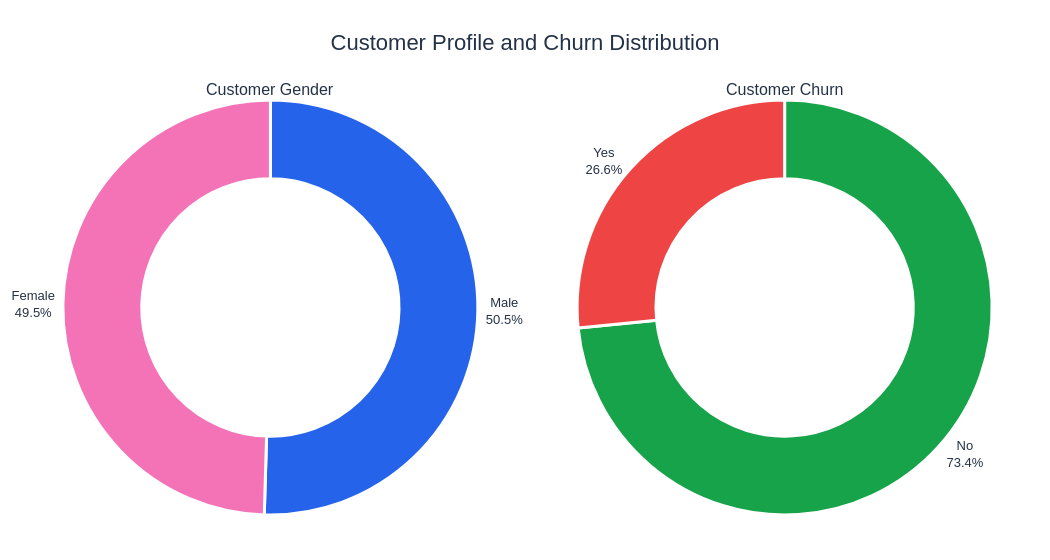

Source (notebook cell):
### Markdown cell above
## 2. Exploratory data analysis

Exploratory Data Analysis (EDA) is used to understand the customer population and identify patterns related to churn. The following charts summarize the distribution of gender and the target variable.

### Gender and churn composition

Two doughnut charts compare the distribution of customer gender and churn status. Hover over a segment to inspect its count and percentage.

### Code cell
g_labels = ['Male', 'Female']
c_labels = ['No', 'Yes']

fig = make_subplots(
    rows=1,
    cols=2,
    specs=[[{'type': 'domain'}, {'type': 'domain'}]],
    subplot_titles=("Customer Gender", "Customer Churn")
)
fig.add_trace(
    go.Pie(
        labels=g_labels,
        values=df['gender'].value_counts(),
        name="Gender",
        hole=0.62,
        marker=dict(colors=["#2563EB", "#F472B6"], line=dict(color="white", width=3)),
        textinfo="label+percent",
        textposition="outside",
        hovertemplate="<b>%{label}</b><br>Customers: %{value:,}<br>Share: %{percent}<extra></extra>"
    ),
    1, 1
)
fig.add_trace(
    go.Pie(
        labels=c_labels,
        values=df['Churn'].value_counts(),
        name="Churn",
        hole=0.62,
        marker=dict(colors=["#16A34A", "#EF4444"], line=dict(color="white", width=3)),
        textinfo="label+percent",
        textposition="outside",
        hovertemplate="<b>%{label}</b><br>Customers: %{value:,}<br>Share: %{percent}<extra></extra>"
    ),
    1, 2
)
fig.update_layout(
    title=dict(text="Customer Profile and Churn Distribution", x=0.5, xanchor="center", font=dict(size=22)),
    template="plotly_white",
    height=560,
    width=1050,
    margin=dict(t=100, b=45, l=55, r=55),
    font=dict(family="Arial", size=13, color="#243247"),
    showlegend=False
)
fig.show()

### Figure 1 — Plotly figure (JSON) as saved in the notebook; plotly's stock layout.template omitted (floating-point values rounded to 4 significant figures)
{"data": [{"domain": {"x": [0, 0.45], "y": [0, 1]}, "hole": 0.62, "hovertemplate": "<b>%{label}</b><br>Customers: %{value:,}<br>Share: %{percent}<extra></extra>", "labels": ["Male", "Female"], "marker": {"colors": ["#2563EB", "#F472B6"], "line": {"color": "white", "width": 3}}, "name": "Gender", "textinfo": "label+percent", "textposition": "outside", "type": "pie", "values": [3549, 3483]}, {"domain": {"x": [0.55, 1], "y": [0, 1]}, "hole": 0.62, "hovertemplate": "<b>%{label}</b><br>Customers: %{value:,}<br>Share: %{percent}<extra></extra>", "labels": ["No", "Yes"], "marker": {"colors": ["#16A34A", "#EF4444"], "line": {"color": "white", "width": 3}}, "name": "Churn", "textinfo": "label+percent", "textposition": "outside", "type": "pie", "values": [5163, 1869]}], "layout": {"annotations": [{"font": {"size": 16}, "showarrow": false, "text": "Customer Gender", "x": 0.225, "xanchor": "center", "xref": "paper", "y": 1, "yanchor": "bottom", "yref": "paper"}, {"font": {"size": 16}, "showarrow": false, "text": "Customer Churn", "x": 0.775, "xanchor": "center", "xref": "paper", "y": 1, "yanchor": "bottom", "yref": "paper"}], "font": {"color": "#243247", "family": "Arial", "size": 13}, "height": 560, "margin": {"b": 45, "l": 55, "r": 55, "t": 100}, "showlegend": false, "title": {"font": {"size": 22}, "text": "Customer Profile and Churn Distribution", "x": 0.5, "xanchor": "center"}, "width": 1050}}
